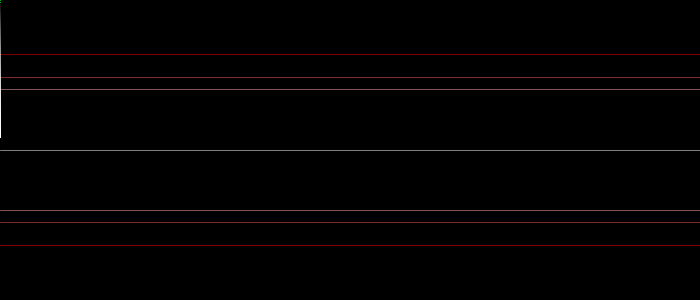
Frame 1 (no input)
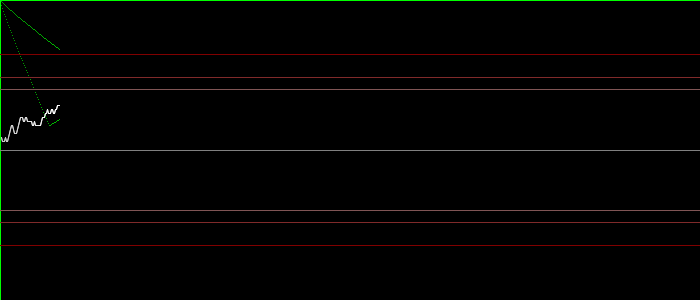
Frame 60 (the mouse pressed at the canvas centre just before this capture)
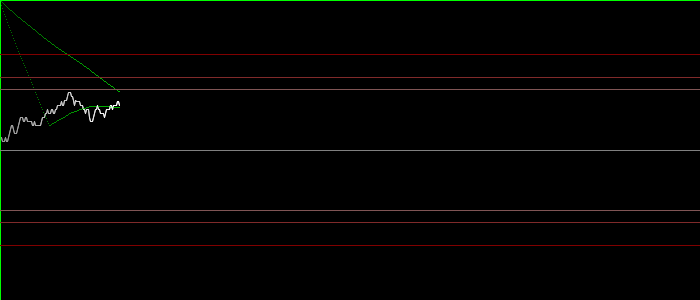
Frame 120 (the mouse held since frame 60 and released just before this capture)

The Processing sketch that drew these frames (run headless with seeded random() and noise(); from frame 60 on, the mouse is pressed at the canvas centre):

// Processing sketch: processing_5926
// ── processing_5926.pde

String sample = "";
int sampleLength = 333;
int num0, num1 = 0;
double expectedRuns = 0;
double variance = 0;
double standardDev = 0;
int numberOfRuns = 1;
double zStat = 0;
float x = 0;
float y = 0;
float movingAvg1[] = new float[50];
float movingAvg2[] = new float[150];
float movingAverage1 = 0;
float movingAverage2 = 0;
float displayMultiplier;

void setup() {
  size(700,300);
  displayMultiplier = int(height/8);
  smooth();
  strokeWeight(1);
  for (int i=0; i < sampleLength; i++) {
    sample += str(int(random(0,2)));
  }
  for (int i=0; i < movingAvg1.length; i++) {
    movingAvg1[i] = 0;
  }
  for (int i=0; i < movingAvg2.length; i++) {
    movingAvg2[i] = 0;
  }
  background(0);

}

void draw() {
  delay(int(random(1,11)));
  if (x%10 == 0) {
    fill(0,12);
    rect(0,0,width,height);
  }
  stroke(128);
  line(0,height/2,width,height/2);
  stroke(128,0,0);
  line(0,-2.58*displayMultiplier+height/2,width,-2.58*displayMultiplier+height/2);
  line(0,2.58*displayMultiplier+height/2,width,2.58*displayMultiplier+height/2);
  stroke(128,42,42);
  line(0,-1.96*displayMultiplier+height/2,width,-1.96*displayMultiplier+height/2);
  line(0,1.96*displayMultiplier+height/2,width,1.96*displayMultiplier+height/2);
  stroke(128,85,85);
  line(0,-1.645*displayMultiplier+height/2,width,-1.645*displayMultiplier+height/2);
  line(0,1.645*displayMultiplier+height/2,width,1.645*displayMultiplier+height/2);
  
  sample += str(int(random(0,2)));
  sample = sample.substring(1,sampleLength+1);
  num0 = 0;
  num1 = 0;
  numberOfRuns = 1;
  for (int i=0; i < sampleLength; i++) {
    if (sample.charAt(i) == 48) {
      num0++;
    } else {
      num1++;
    }
    if (i < sampleLength-1) {
      if (sample.charAt(i) != sample.charAt(i+1)) {
        numberOfRuns++;
      }
    }
  }
 
  expectedRuns = 1 + ((2*num0*num1)/(sampleLength));
  variance = ((2.0 * num0 * num1) * ((2.0 * num0 * num1) - sampleLength));
  variance /= ((sampleLength * sampleLength)*(sampleLength-1));
  standardDev = Math.sqrt(variance);
  zStat = (numberOfRuns - expectedRuns) / standardDev;
  

  if ((zStat < -2.58) || (zStat > 2.58)) {
    stroke(255,0,0);
  } else if ((zStat < -1.96) || (zStat > 1.96)) {
    stroke(255,85,85);
  } else if ((zStat < -1.645) || (zStat > 1.645)) {
    stroke(255,170,170);
  } else {
    stroke(255);
  }
  if (x > width) {
    x = 0;
  }
  y = (float) (-zStat*displayMultiplier + (height/2));
  
  line(x,y,x-1,movingAvg1[movingAvg1.length-1]);
  movingAvg1 = subset(movingAvg1, 1, movingAvg1.length-1);
  movingAvg1 = append(movingAvg1, y);
  movingAverage1 = 0;
  for (int i = 0; i < movingAvg1.length; i++) {
    movingAverage1 += movingAvg1[i];
  }
  movingAverage1 /= movingAvg1.length;
  
  line(x,y,x-1,movingAvg2[movingAvg2.length-1]);
  movingAvg2 = subset(movingAvg2, 1, movingAvg2.length-1);
  movingAvg2 = append(movingAvg2, y);
  movingAverage2 = 0;
  for (int i = 0; i < movingAvg2.length; i++) {
    movingAverage2 += movingAvg2[i];
  }
  movingAverage2 /= movingAvg2.length;
  
  stroke(0,255,0);
  point(x,movingAverage1);
  point(x,movingAverage2);
  x++;

}
